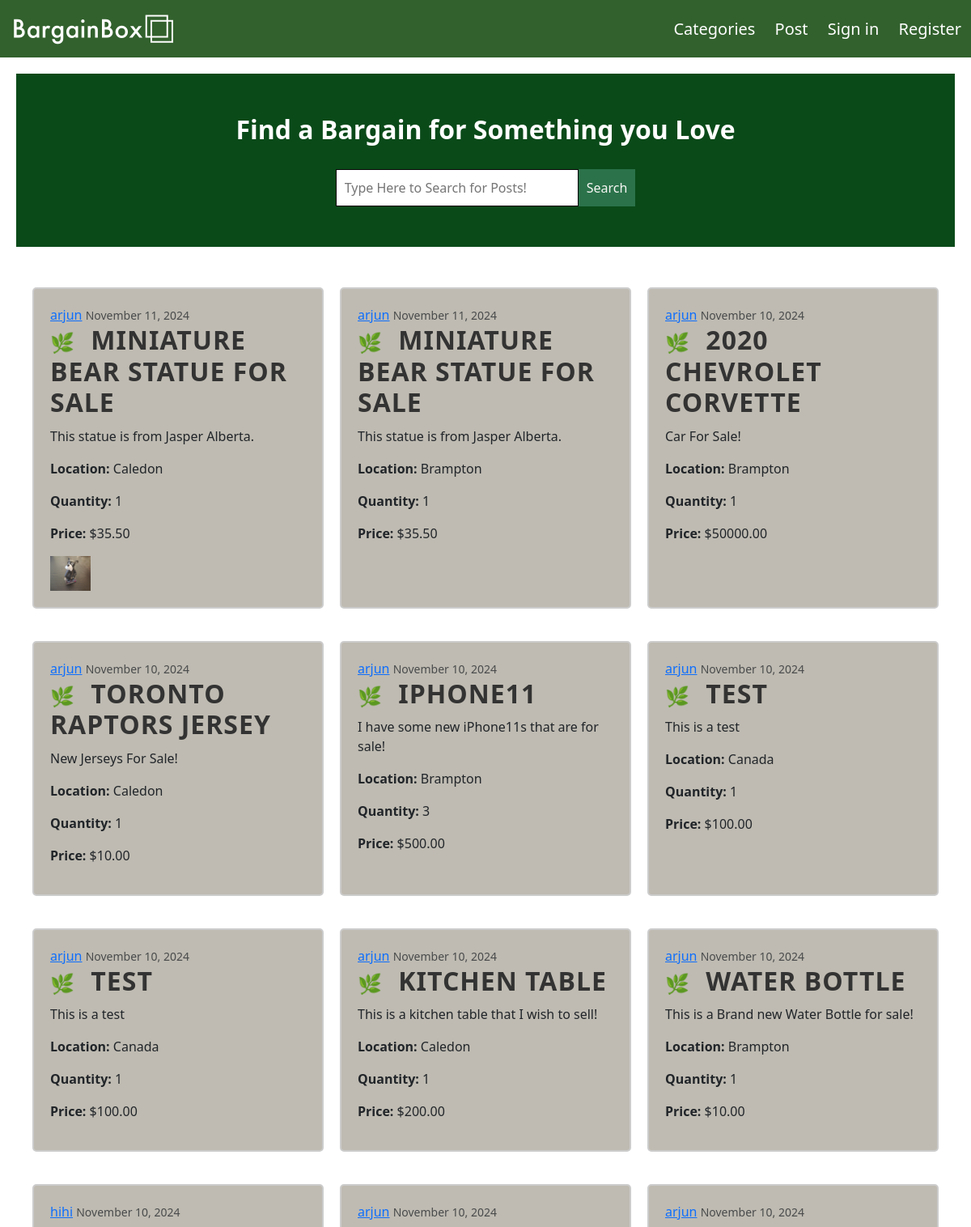
/ (upper part), run on an earlier commit of the app's database.
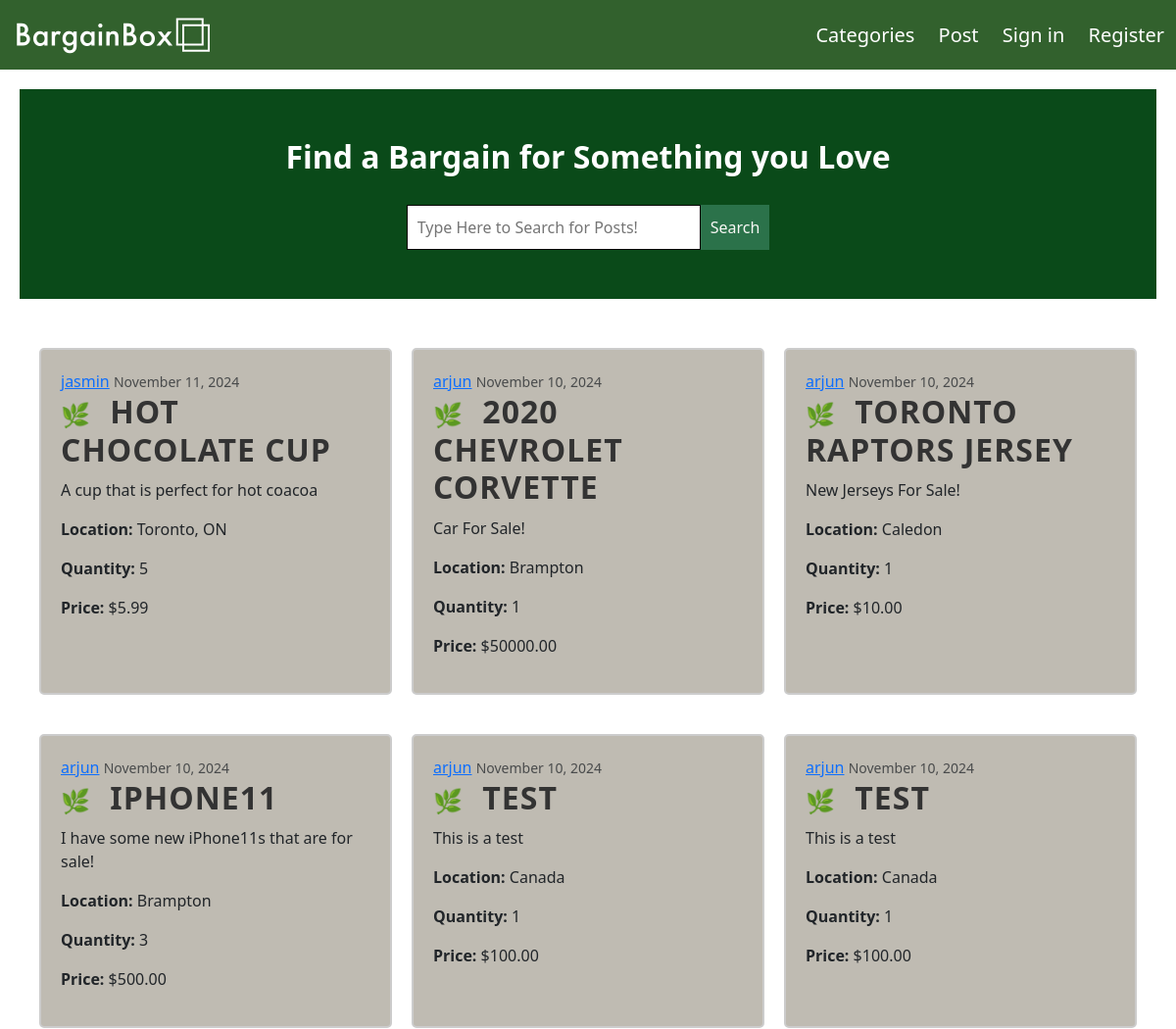
And on a later commit of the database.
### post/models.py (models this page shows, shortened)
class Post(models.Model):
    title = models.CharField(max_length=100)
    content = models.TextField()
    location = models.CharField(max_length=100)
    quantity = models.PositiveIntegerField(default=1)
    price = models.DecimalField(max_digits=10, decimal_places=2)
    date_posted = models.DateTimeField(default = timezone.now)
    author = models.ForeignKey(User, on_delete=models.CASCADE)
    image = models.ImageField(upload_to='post_images/', null=True, blank=True) # Allows pictures to be added to posts (pictures are optional)

### post/views.py (the view)
# urls.py: path('', PostListView.as_view(), name = 'home'), # Displaying all posts in home
class PostListView(ListView):
    model = Post
    template_name = 'home/home.html'
    context_object_name = 'posts'
    ordering = ['-date_posted']
    def get_queryset(self):
        queryset = super().get_queryset()
        search_query = self.request.GET.get('q', None)
        if search_query:
            queryset = queryset.filter(
                Q(title__icontains=search_query) |
                Q(location__icontains=search_query)
            )
        return queryset

### home/templates/home/home.html (shortened to what this page needs)
{% extends "home/foundation.html" %}
{% load static %}
{% block content %}
    <div class="search-section" style= "margin-bottom: 30px; background-size:cover; padding: 50px 0; text-align: center; background-color: #0a4a19;">
        <h1 style="font-size: 2rem; font-weight: bold; margin-bottom: 30px; color: #FFFFFF;">
            Find a Bargain for Something you Love
        </h1>
        <form method="get" action="{% url 'home' %}" style="display: flex; justify-content: center;">
            <input type="text" name="q" placeholder="Type Here to Search for Posts!" value="{{request.GET.q}}"
                style="padding: 10px; width: 300px; font-size: 1rem; border: 1px solid #030303fa; border-radius: 0px;"/>
            <button type="submit" style="padding: 10px; background-color: rgb(43, 114, 74); color: rgb(247, 247, 244); border: none; border-radius: 0px; cursor: pointer;">
                Search
            </button>
        </form>
    </div>
    {% if posts %}
    <div class="post-grid" style="display: grid; grid-template-columns: repeat(3, 1fr); gap: 20px; padding: 20px;">
        {% for post in posts %}
            <article class="post content-section" style="border: 2px solid #ccc; padding: 20px; margin-bottom: 20px; border-radius: 5px; background-color: #bfbbb2;">
                <div class="post-body">
                    <div class="post-metadate">
                        <a class="mr-2" href="#">{{post.author.username}}</a>
                        <small class="text-muted">{{post.date_posted|date:"F d, Y"}}</small>
                    </div>
                    <h2 class="post-title"
                        style=
                        "
                            font-size: 2rem;
                            font-weight: bold;
                            color: #333;
                            margin-bottom: 10px;
                            text-transform: uppercase;
                            letter-spacing: 1px;
                            position: relative;
                        ">
                        <a href="{% url 'post-detail' post.id %}" style="color: #333; text-decoration: none; transition: all 0.3s ease-in-out;">
                            <span style="position: relative;">
                                <span style="font-size: 1.5rem; color: #db250d; margin-right: 10px;">🌿</span>
                                {{post.title}}
                            </span>
                        </a>
                    </h2>
                    <p class="post-content">{{post.content}}</p>
                    <p class="post-location"><strong>Location:</strong> {{post.location}}</p>
                    <p class="post-quantity"><strong>Quantity:</strong> {{post.quantity}}</p>
                    <p class="post-price"><strong>Price:</strong> ${{ post.price }}</p>
                    {% if post.image %}
                        <img src="{{post.image.url}}" alt="{{post.title}}" style="max-width: 50px; height: auto">
                    {% endif %}
                </div>
            </article>
        {% endfor %}
    </div>
    {% endif %}
{% endblock content %}

What changed in the data, as far as the page shows it:
removed Post: author.username "arjun", date_posted "November 11, 2024", title "MINIATURE BEAR STATUE FOR SALE", content "This statue is from Jasper Alberta.", location "Caledon", quantity "1", price "35.50", image (picture)
removed Post: author.username "arjun", date_posted "November 11, 2024", title "MINIATURE BEAR STATUE FOR SALE", content "This statue is from Jasper Alberta.", location "Brampton", quantity "1", price "35.50"
no longer on this page (row unchanged): Post: author.username "arjun", date_posted "November 10, 2024", title "KITCHEN TABLE", content "This is a kitchen table that I wish to sell!", location "Caledon", quantity "1", price "200.00"
no longer on this page (row unchanged): Post: author.username "arjun", date_posted "November 10, 2024", title "WATER BOTTLE", content "This is a Brand new Water Bottle for sale!", location "Brampton", quantity "1", price "10.00"
no longer on this page (row unchanged): Post: author.username "hihi", date_posted "November 10, 2024"
no longer on this page (row unchanged): Post: author.username "arjun", date_posted "November 10, 2024"
no longer on this page (row unchanged): Post: author.username "arjun", date_posted "November 10, 2024"
added Post: author.username "jasmin", date_posted "November 11, 2024", title "HOT CHOCOLATE CUP", content "A cup that is perfect for hot coacoa", location "Toronto, ON", quantity "5", price "5.99"
